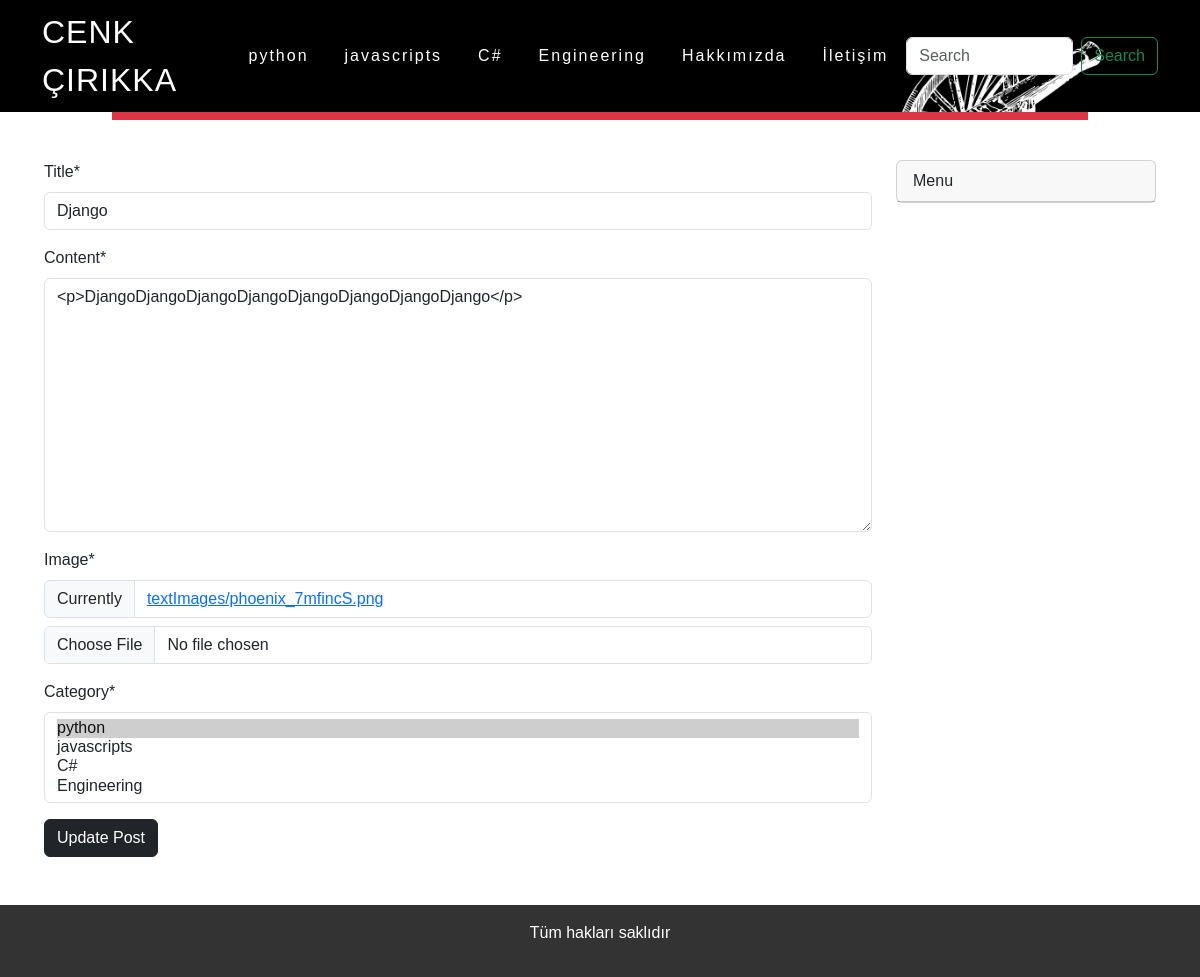
Page /update-text/django (signed in) on the committed database.
### blog/models/category.py (models this page shows)
class categoryModel(models.Model):
    categoryName = models.CharField(max_length=30, blank=False, null=False)
    slug = AutoSlugField(populate_from= 'categoryName', unique=True)
    class Meta:
        db_table = 'category'
        verbose_name = 'Category'
        verbose_name_plural = 'Categories'
    def __str__(self):
        return self.categoryName

### blog/models/text.py (models this page shows, shortened)
class textModel(dataAbstractModel):
    image = models.ImageField(upload_to='textImages')
    title = models.CharField(max_length=50)
    content = RichTextField()
    slug = AutoSlugField(populate_from='title', unique=True)
    category = models.ManyToManyField(categoryModel, related_name='text')
    author =models.ForeignKey(customUserModel ,related_name='texts',on_delete=models.CASCADE)
    class Meta:
        verbose_name ='text'
        verbose_name_plural = 'Texts'
        db_table = 'text'

### blog/views/updateText.py (the view, shortened to what this page needs)
# urls.py: path('update-text/<slug:slug>', updateTextUpdateView.as_view(), name='update-text'),
class updateTextUpdateView(LoginRequiredMixin,UpdateView):
    login_url = reverse_lazy('login')
    template_name= 'pages/updateText.html'
    fields = ('title', 'content', 'image', 'category')
    def get_object(self):
        text = get_object_or_404(
            textModel,
            slug = self.kwargs.get('slug'),
            author = self.request.user
        )
        return text

### blog/templatetags/categoryList.py (called while the page is built)
@register.simple_tag
def categoryList():
    categories = categoryModel.objects.all()
    return categories

### blog/templates/pages/updateText.html (shortened to what this page needs)
{% extends 'base.html' %}
{% load crispy_forms_tags %}
{% block content %}
    <form method="POST"  enctype="multipart/form-data" >
      {{form|crispy}}
      <input type ="submit" class="btn btn-dark mb-3" value = "Update Post"/>
    </form>
{% endblock %}

### templates/components/navbar.html (shortened to what this page needs)
{% load categoryList %}
{%load static%}
{% categoryList as categories %}
<div class="container">
<div class="row">
<nav class="navbar navbar-expand-lg bg-dark fixed-top bg-image" style="background-image: url('static/img/background2.png');  background-size: cover;" >
  <div class="container">
    <a class="logo" href="{% url 'home' %}">CENK ÇIRIKKA</a>
    <div class="collapse navbar-collapse justify-content-center " id="navbarNav">
      <ul class="navbar-nav">
        {% for category in categories %}
        <li class="nav-item">
          <a class="nav-link active text-white" aria-current="page" href="{% url 'category' categorySlug=category.slug %}">{{category.categoryName}}</a>
        </li>
        {% endfor %}
        <li class="nav-item">
          <a class="nav-link active text-white" aria-current="page" href="{% url 'about' %}">Hakkımızda</a>
        </li>
        <li class="nav-item">
          <a class="nav-link active text-white" aria-current="page" href="{% url 'contact' %}">İletişim</a>
        </li>
      </ul>
    </div>
    <form action="{% url 'home' %}" class="d-flex" role="search" style="z-index: 500;">
      <input
        name="query"
        class="form-control me-2"
        type="search"
        placeholder="Search"
        aria-label="Search"
      />
      <button class="btn btn-outline-success" type="submit">Search</button>
    </form>
  </div>
</nav>
</div>
<div class="row mt-4 ">
  <div class="container-fluid">
    <div class="col">
      <nav class="navbar navbar-expand-lg bg-danger">
        <ul class="navbar-nav">
          {% for category in categories %}
          <li class="nav-item">
            <a class="nav-link active text-white" aria-current="page" href="{% url 'category' categorySlug=category.slug %}">{{category.categoryName}}</a>
          </li>
          {% endfor %}
          <li class="nav-item">
            <a class="nav-link active text-white" aria-current="page" href="{% url 'about' %}">Hakkımızda</a>
          </li>
          <li class="nav-item">
            <a class="nav-link active text-white" aria-current="page" href="{% url 'contact' %}">İletişim</a>
          </li>
        </ul>
      </nav>
    </div>
  </div>
</div>
</div>

### static/css/custom.css (style rules this page uses)
* { margin: 0; padding: 0; box-sizing: border-box; font-family: 'Poppins', sans-serif; }
header .logo { position: relative; font-weight: 300; color: #fff; text-decoration: none; font-size: 2em; text-transform: uppercase; letter-spacing: 1px; transition: 0.6s; }
header ul { position: relative; display: flex; justify-content: center; justify-content: center; align-items: center; }
header ul li { position:relative; list-style: none; }
header ul li a { position: relative; margin: 0 10px; text-decoration: none; color: #fff; letter-spacing: 2px; font-weight: 500px; transition: 0.6s; }
body { background-color:#fff min-height 200vh; }

### rows in the picture
categoryModel: categoryName "python"
categoryModel: categoryName "javascripts"
categoryModel: categoryName "C#"
categoryModel: categoryName "Engineering"
textModel: title "Django", content "<p>DjangoDjangoDjangoDjangoDjangoDjangoDjangoDjango</p>"
